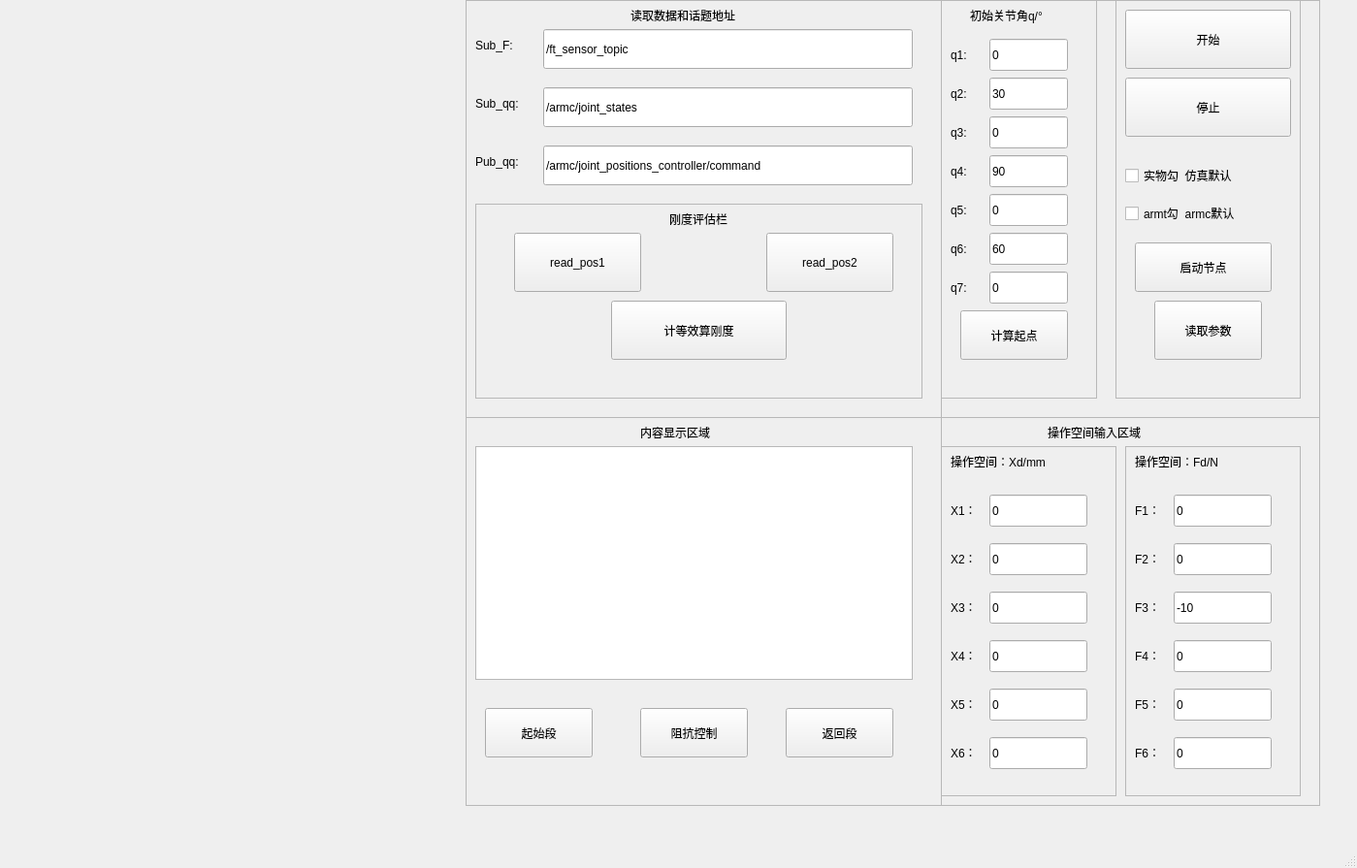
<?xml version="1.0" encoding="UTF-8"?>
<ui version="4.0">
 <class>ImpForm3</class>
 <widget class="QMainWindow" name="ImpForm3">
  <property name="geometry">
   <rect>
    <x>0</x>
    <y>0</y>
    <width>1399</width>
    <height>895</height>
   </rect>
  </property>
  <property name="windowTitle">
   <string>MainWindow</string>
  </property>
  <widget class="QWidget" name="centralwidget">
   <widget class="QWidget" name="horizontalLayoutWidget">
    <property name="geometry">
     <rect>
      <x>10</x>
      <y>0</y>
      <width>471</width>
      <height>431</height>
     </rect>
    </property>
    <layout class="QHBoxLayout" name="horizontalLayout_1"/>
   </widget>
   <widget class="QWidget" name="horizontalLayoutWidget_2">
    <property name="geometry">
     <rect>
      <x>10</x>
      <y>430</y>
      <width>471</width>
      <height>401</height>
     </rect>
    </property>
    <layout class="QHBoxLayout" name="horizontalLayout_2"/>
   </widget>
   <widget class="QWidget" name="horizontalLayoutWidget_6">
    <property name="geometry">
     <rect>
      <x>480</x>
      <y>0</y>
      <width>491</width>
      <height>431</height>
     </rect>
    </property>
    <layout class="QHBoxLayout" name="horizontalLayout">
     <item>
      <widget class="QFrame" name="frame_6">
       <property name="frameShape">
        <enum>QFrame::StyledPanel</enum>
       </property>
       <property name="frameShadow">
        <enum>QFrame::Raised</enum>
       </property>
       <widget class="QLabel" name="label_8">
        <property name="geometry">
         <rect>
          <x>10</x>
          <y>90</y>
          <width>71</width>
          <height>33</height>
         </rect>
        </property>
        <property name="text">
         <string>Sub_qq:</string>
        </property>
       </widget>
       <widget class="QLineEdit" name="lineEdit_sub_qq">
        <property name="geometry">
         <rect>
          <x>80</x>
          <y>90</y>
          <width>381</width>
          <height>41</height>
         </rect>
        </property>
        <property name="text">
         <string>/armc/joint_states</string>
        </property>
       </widget>
       <widget class="QLabel" name="label_9">
        <property name="geometry">
         <rect>
          <x>10</x>
          <y>30</y>
          <width>61</width>
          <height>33</height>
         </rect>
        </property>
        <property name="text">
         <string>Sub_F:</string>
        </property>
       </widget>
       <widget class="QLineEdit" name="lineEdit_sub_f">
        <property name="geometry">
         <rect>
          <x>80</x>
          <y>30</y>
          <width>381</width>
          <height>41</height>
         </rect>
        </property>
        <property name="text">
         <string>/ft_sensor_topic</string>
        </property>
       </widget>
       <widget class="QLabel" name="label_3">
        <property name="geometry">
         <rect>
          <x>170</x>
          <y>0</y>
          <width>161</width>
          <height>31</height>
         </rect>
        </property>
        <property name="text">
         <string>读取数据和话题地址</string>
        </property>
       </widget>
       <widget class="QFrame" name="frame_3">
        <property name="geometry">
         <rect>
          <x>10</x>
          <y>210</y>
          <width>461</width>
          <height>201</height>
         </rect>
        </property>
        <property name="frameShape">
         <enum>QFrame::StyledPanel</enum>
        </property>
        <property name="frameShadow">
         <enum>QFrame::Raised</enum>
        </property>
        <widget class="QLabel" name="label_2">
         <property name="geometry">
          <rect>
           <x>200</x>
           <y>0</y>
           <width>91</width>
           <height>31</height>
          </rect>
         </property>
         <property name="text">
          <string>刚度评估栏</string>
         </property>
        </widget>
        <widget class="QPushButton" name="button_read_pos1">
         <property name="geometry">
          <rect>
           <x>40</x>
           <y>30</y>
           <width>131</width>
           <height>61</height>
          </rect>
         </property>
         <property name="text">
          <string>read_pos1</string>
         </property>
         <property name="autoDefault">
          <bool>true</bool>
         </property>
        </widget>
        <widget class="QPushButton" name="button_read_pos2">
         <property name="geometry">
          <rect>
           <x>300</x>
           <y>30</y>
           <width>131</width>
           <height>61</height>
          </rect>
         </property>
         <property name="text">
          <string>read_pos2</string>
         </property>
         <property name="autoDefault">
          <bool>true</bool>
         </property>
        </widget>
        <widget class="QPushButton" name="button_stiff">
         <property name="geometry">
          <rect>
           <x>140</x>
           <y>100</y>
           <width>181</width>
           <height>61</height>
          </rect>
         </property>
         <property name="text">
          <string>计等效算刚度</string>
         </property>
         <property name="autoDefault">
          <bool>true</bool>
         </property>
        </widget>
       </widget>
       <widget class="QLabel" name="label_30">
        <property name="geometry">
         <rect>
          <x>10</x>
          <y>150</y>
          <width>71</width>
          <height>33</height>
         </rect>
        </property>
        <property name="text">
         <string>Pub_qq:</string>
        </property>
       </widget>
       <widget class="QLineEdit" name="lineEdit_pub_qq">
        <property name="geometry">
         <rect>
          <x>80</x>
          <y>150</y>
          <width>381</width>
          <height>41</height>
         </rect>
        </property>
        <property name="text">
         <string>/armc/joint_positions_controller/command</string>
        </property>
       </widget>
      </widget>
     </item>
    </layout>
   </widget>
   <widget class="QWidget" name="horizontalLayoutWidget_5">
    <property name="geometry">
     <rect>
      <x>480</x>
      <y>430</y>
      <width>491</width>
      <height>401</height>
     </rect>
    </property>
    <layout class="QHBoxLayout" name="horizontalLayout_5">
     <item>
      <widget class="QFrame" name="frame">
       <property name="frameShape">
        <enum>QFrame::StyledPanel</enum>
       </property>
       <property name="frameShadow">
        <enum>QFrame::Raised</enum>
       </property>
       <widget class="QTextEdit" name="textEdit">
        <property name="geometry">
         <rect>
          <x>10</x>
          <y>30</y>
          <width>451</width>
          <height>241</height>
         </rect>
        </property>
       </widget>
       <widget class="QLabel" name="label_4">
        <property name="geometry">
         <rect>
          <x>180</x>
          <y>0</y>
          <width>111</width>
          <height>31</height>
         </rect>
        </property>
        <property name="text">
         <string>内容显示区域</string>
        </property>
       </widget>
       <widget class="QPushButton" name="button_imp">
        <property name="geometry">
         <rect>
          <x>180</x>
          <y>300</y>
          <width>111</width>
          <height>51</height>
         </rect>
        </property>
        <property name="text">
         <string>阻抗控制</string>
        </property>
        <property name="autoDefault">
         <bool>true</bool>
        </property>
       </widget>
       <widget class="QPushButton" name="button_init">
        <property name="geometry">
         <rect>
          <x>20</x>
          <y>300</y>
          <width>111</width>
          <height>51</height>
         </rect>
        </property>
        <property name="text">
         <string>起始段</string>
        </property>
        <property name="autoDefault">
         <bool>true</bool>
        </property>
       </widget>
       <widget class="QPushButton" name="button_end">
        <property name="geometry">
         <rect>
          <x>330</x>
          <y>300</y>
          <width>111</width>
          <height>51</height>
         </rect>
        </property>
        <property name="text">
         <string>返回段</string>
        </property>
        <property name="autoDefault">
         <bool>true</bool>
        </property>
       </widget>
      </widget>
     </item>
    </layout>
   </widget>
   <widget class="QWidget" name="verticalLayoutWidget">
    <property name="geometry">
     <rect>
      <x>970</x>
      <y>430</y>
      <width>391</width>
      <height>401</height>
     </rect>
    </property>
    <layout class="QVBoxLayout" name="verticalLayout">
     <item>
      <widget class="QFrame" name="frame_4">
       <property name="frameShape">
        <enum>QFrame::StyledPanel</enum>
       </property>
       <property name="frameShadow">
        <enum>QFrame::Raised</enum>
       </property>
       <widget class="QFrame" name="frame_2">
        <property name="geometry">
         <rect>
          <x>0</x>
          <y>30</y>
          <width>181</width>
          <height>361</height>
         </rect>
        </property>
        <property name="frameShape">
         <enum>QFrame::StyledPanel</enum>
        </property>
        <property name="frameShadow">
         <enum>QFrame::Raised</enum>
        </property>
        <widget class="QLineEdit" name="lineEdit_x1">
         <property name="geometry">
          <rect>
           <x>50</x>
           <y>50</y>
           <width>101</width>
           <height>33</height>
          </rect>
         </property>
         <property name="text">
          <string>0</string>
         </property>
        </widget>
        <widget class="QLabel" name="label_19">
         <property name="geometry">
          <rect>
           <x>10</x>
           <y>50</y>
           <width>31</width>
           <height>31</height>
          </rect>
         </property>
         <property name="text">
          <string>X1：</string>
         </property>
        </widget>
        <widget class="QLabel" name="label_20">
         <property name="geometry">
          <rect>
           <x>10</x>
           <y>0</y>
           <width>151</width>
           <height>31</height>
          </rect>
         </property>
         <property name="text">
          <string>操作空间：Xd/mm</string>
         </property>
        </widget>
        <widget class="QLabel" name="label_21">
         <property name="geometry">
          <rect>
           <x>10</x>
           <y>100</y>
           <width>31</width>
           <height>31</height>
          </rect>
         </property>
         <property name="text">
          <string>X2：</string>
         </property>
        </widget>
        <widget class="QLineEdit" name="lineEdit_x2">
         <property name="geometry">
          <rect>
           <x>50</x>
           <y>100</y>
           <width>101</width>
           <height>33</height>
          </rect>
         </property>
         <property name="text">
          <string>0</string>
         </property>
        </widget>
        <widget class="QLabel" name="label_22">
         <property name="geometry">
          <rect>
           <x>10</x>
           <y>150</y>
           <width>31</width>
           <height>31</height>
          </rect>
         </property>
         <property name="text">
          <string>X3：</string>
         </property>
        </widget>
        <widget class="QLineEdit" name="lineEdit_x3">
         <property name="geometry">
          <rect>
           <x>50</x>
           <y>150</y>
           <width>101</width>
           <height>33</height>
          </rect>
         </property>
         <property name="text">
          <string>0</string>
         </property>
        </widget>
        <widget class="QLabel" name="label_23">
         <property name="geometry">
          <rect>
           <x>10</x>
           <y>250</y>
           <width>31</width>
           <height>31</height>
          </rect>
         </property>
         <property name="text">
          <string>X5：</string>
         </property>
        </widget>
        <widget class="QLineEdit" name="lineEdit_x5">
         <property name="geometry">
          <rect>
           <x>50</x>
           <y>250</y>
           <width>101</width>
           <height>33</height>
          </rect>
         </property>
         <property name="text">
          <string>0</string>
         </property>
        </widget>
        <widget class="QLabel" name="label_24">
         <property name="geometry">
          <rect>
           <x>10</x>
           <y>300</y>
           <width>31</width>
           <height>31</height>
          </rect>
         </property>
         <property name="text">
          <string>X6：</string>
         </property>
        </widget>
        <widget class="QLineEdit" name="lineEdit_x6">
         <property name="geometry">
          <rect>
           <x>50</x>
           <y>300</y>
           <width>101</width>
           <height>33</height>
          </rect>
         </property>
         <property name="text">
          <string>0</string>
         </property>
        </widget>
        <widget class="QLineEdit" name="lineEdit_x4">
         <property name="geometry">
          <rect>
           <x>50</x>
           <y>200</y>
           <width>101</width>
           <height>33</height>
          </rect>
         </property>
         <property name="text">
          <string>0</string>
         </property>
        </widget>
        <widget class="QLabel" name="label_28">
         <property name="geometry">
          <rect>
           <x>10</x>
           <y>200</y>
           <width>31</width>
           <height>31</height>
          </rect>
         </property>
         <property name="text">
          <string>X4：</string>
         </property>
        </widget>
       </widget>
       <widget class="QLabel" name="label">
        <property name="geometry">
         <rect>
          <x>110</x>
          <y>0</y>
          <width>151</width>
          <height>31</height>
         </rect>
        </property>
        <property name="text">
         <string>操作空间输入区域</string>
        </property>
       </widget>
       <widget class="QFrame" name="frame_11">
        <property name="geometry">
         <rect>
          <x>190</x>
          <y>30</y>
          <width>181</width>
          <height>361</height>
         </rect>
        </property>
        <property name="frameShape">
         <enum>QFrame::StyledPanel</enum>
        </property>
        <property name="frameShadow">
         <enum>QFrame::Raised</enum>
        </property>
        <widget class="QLineEdit" name="lineEdit_f1">
         <property name="geometry">
          <rect>
           <x>50</x>
           <y>50</y>
           <width>101</width>
           <height>33</height>
          </rect>
         </property>
         <property name="text">
          <string>0</string>
         </property>
        </widget>
        <widget class="QLabel" name="label_44">
         <property name="geometry">
          <rect>
           <x>10</x>
           <y>50</y>
           <width>31</width>
           <height>31</height>
          </rect>
         </property>
         <property name="text">
          <string>F1：</string>
         </property>
        </widget>
        <widget class="QLabel" name="label_45">
         <property name="geometry">
          <rect>
           <x>10</x>
           <y>0</y>
           <width>151</width>
           <height>31</height>
          </rect>
         </property>
         <property name="text">
          <string>操作空间：Fd/N</string>
         </property>
        </widget>
        <widget class="QLabel" name="label_46">
         <property name="geometry">
          <rect>
           <x>10</x>
           <y>100</y>
           <width>31</width>
           <height>31</height>
          </rect>
         </property>
         <property name="text">
          <string>F2：</string>
         </property>
        </widget>
        <widget class="QLineEdit" name="lineEdit_f2">
         <property name="geometry">
          <rect>
           <x>50</x>
           <y>100</y>
           <width>101</width>
           <height>33</height>
          </rect>
         </property>
         <property name="text">
          <string>0</string>
         </property>
        </widget>
        <widget class="QLabel" name="label_47">
         <property name="geometry">
          <rect>
           <x>10</x>
           <y>150</y>
           <width>31</width>
           <height>31</height>
          </rect>
         </property>
         <property name="text">
          <string>F3：</string>
         </property>
        </widget>
        <widget class="QLineEdit" name="lineEdit_f3">
         <property name="geometry">
          <rect>
           <x>50</x>
           <y>150</y>
           <width>101</width>
           <height>33</height>
          </rect>
         </property>
         <property name="text">
          <string>-10</string>
         </property>
        </widget>
        <widget class="QLabel" name="label_48">
         <property name="geometry">
          <rect>
           <x>10</x>
           <y>250</y>
           <width>31</width>
           <height>31</height>
          </rect>
         </property>
         <property name="text">
          <string>F5：</string>
         </property>
        </widget>
        <widget class="QLineEdit" name="lineEdit_f5">
         <property name="geometry">
          <rect>
           <x>50</x>
           <y>250</y>
           <width>101</width>
           <height>33</height>
          </rect>
         </property>
         <property name="text">
          <string>0</string>
         </property>
        </widget>
        <widget class="QLabel" name="label_49">
         <property name="geometry">
          <rect>
           <x>10</x>
           <y>300</y>
           <width>31</width>
           <height>31</height>
          </rect>
         </property>
         <property name="text">
          <string>F6：</string>
         </property>
        </widget>
        <widget class="QLineEdit" name="lineEdit_f6">
         <property name="geometry">
          <rect>
           <x>50</x>
           <y>300</y>
           <width>101</width>
           <height>33</height>
          </rect>
         </property>
         <property name="text">
          <string>0</string>
         </property>
        </widget>
        <widget class="QLineEdit" name="lineEdit_f4">
         <property name="geometry">
          <rect>
           <x>50</x>
           <y>200</y>
           <width>101</width>
           <height>33</height>
          </rect>
         </property>
         <property name="text">
          <string>0</string>
         </property>
        </widget>
        <widget class="QLabel" name="label_50">
         <property name="geometry">
          <rect>
           <x>10</x>
           <y>200</y>
           <width>31</width>
           <height>31</height>
          </rect>
         </property>
         <property name="text">
          <string>F4：</string>
         </property>
        </widget>
       </widget>
      </widget>
     </item>
    </layout>
   </widget>
   <widget class="QWidget" name="verticalLayoutWidget_2">
    <property name="geometry">
     <rect>
      <x>970</x>
      <y>0</y>
      <width>391</width>
      <height>431</height>
     </rect>
    </property>
    <layout class="QVBoxLayout" name="verticalLayout_2">
     <item>
      <widget class="QFrame" name="frame_8">
       <property name="frameShape">
        <enum>QFrame::StyledPanel</enum>
       </property>
       <property name="frameShadow">
        <enum>QFrame::Raised</enum>
       </property>
       <widget class="QFrame" name="frame_5">
        <property name="geometry">
         <rect>
          <x>180</x>
          <y>-10</y>
          <width>191</width>
          <height>421</height>
         </rect>
        </property>
        <property name="frameShape">
         <enum>QFrame::StyledPanel</enum>
        </property>
        <property name="frameShadow">
         <enum>QFrame::Raised</enum>
        </property>
        <widget class="QPushButton" name="button_begin">
         <property name="geometry">
          <rect>
           <x>10</x>
           <y>20</y>
           <width>171</width>
           <height>61</height>
          </rect>
         </property>
         <property name="text">
          <string>开始</string>
         </property>
         <property name="iconSize">
          <size>
           <width>16</width>
           <height>16</height>
          </size>
         </property>
         <property name="autoRepeat">
          <bool>false</bool>
         </property>
         <property name="autoExclusive">
          <bool>false</bool>
         </property>
         <property name="autoRepeatDelay">
          <number>400</number>
         </property>
         <property name="autoRepeatInterval">
          <number>200</number>
         </property>
         <property name="autoDefault">
          <bool>true</bool>
         </property>
         <property name="flat">
          <bool>false</bool>
         </property>
        </widget>
        <widget class="QPushButton" name="button_stop">
         <property name="geometry">
          <rect>
           <x>10</x>
           <y>90</y>
           <width>171</width>
           <height>61</height>
          </rect>
         </property>
         <property name="text">
          <string>停止</string>
         </property>
         <property name="autoDefault">
          <bool>true</bool>
         </property>
        </widget>
        <widget class="QWidget" name="layoutWidget_2">
         <property name="geometry">
          <rect>
           <x>10</x>
           <y>170</y>
           <width>161</width>
           <height>81</height>
          </rect>
         </property>
         <layout class="QVBoxLayout" name="verticalLayout_4">
          <item>
           <widget class="QCheckBox" name="checkBox_real">
            <property name="text">
             <string>实物勾  仿真默认</string>
            </property>
           </widget>
          </item>
          <item>
           <widget class="QCheckBox" name="checkBox_arm">
            <property name="text">
             <string>armt勾  armc默认</string>
            </property>
           </widget>
          </item>
         </layout>
        </widget>
        <widget class="QPushButton" name="button_read">
         <property name="geometry">
          <rect>
           <x>40</x>
           <y>320</y>
           <width>111</width>
           <height>61</height>
          </rect>
         </property>
         <property name="text">
          <string>读取参数</string>
         </property>
         <property name="autoDefault">
          <bool>true</bool>
         </property>
        </widget>
        <widget class="QPushButton" name="button_receive">
         <property name="geometry">
          <rect>
           <x>20</x>
           <y>260</y>
           <width>141</width>
           <height>51</height>
          </rect>
         </property>
         <property name="text">
          <string>启动节点</string>
         </property>
         <property name="autoDefault">
          <bool>true</bool>
         </property>
        </widget>
       </widget>
       <widget class="QFrame" name="frame_7">
        <property name="geometry">
         <rect>
          <x>0</x>
          <y>0</y>
          <width>161</width>
          <height>411</height>
         </rect>
        </property>
        <property name="frameShape">
         <enum>QFrame::StyledPanel</enum>
        </property>
        <property name="frameShadow">
         <enum>QFrame::Raised</enum>
        </property>
        <widget class="QLabel" name="label_11">
         <property name="geometry">
          <rect>
           <x>10</x>
           <y>160</y>
           <width>31</width>
           <height>33</height>
          </rect>
         </property>
         <property name="text">
          <string>q4:</string>
         </property>
        </widget>
        <widget class="QLineEdit" name="lineEdit_q5">
         <property name="geometry">
          <rect>
           <x>50</x>
           <y>200</y>
           <width>81</width>
           <height>33</height>
          </rect>
         </property>
         <property name="text">
          <string>0</string>
         </property>
        </widget>
        <widget class="QLabel" name="label_12">
         <property name="geometry">
          <rect>
           <x>10</x>
           <y>240</y>
           <width>31</width>
           <height>33</height>
          </rect>
         </property>
         <property name="text">
          <string>q6:</string>
         </property>
        </widget>
        <widget class="QLineEdit" name="lineEdit_q6">
         <property name="geometry">
          <rect>
           <x>50</x>
           <y>240</y>
           <width>81</width>
           <height>33</height>
          </rect>
         </property>
         <property name="text">
          <string>60</string>
         </property>
        </widget>
        <widget class="QLabel" name="label_13">
         <property name="geometry">
          <rect>
           <x>10</x>
           <y>280</y>
           <width>31</width>
           <height>33</height>
          </rect>
         </property>
         <property name="text">
          <string>q7:</string>
         </property>
        </widget>
        <widget class="QLineEdit" name="lineEdit_q7">
         <property name="geometry">
          <rect>
           <x>50</x>
           <y>280</y>
           <width>81</width>
           <height>33</height>
          </rect>
         </property>
         <property name="text">
          <string>0</string>
         </property>
        </widget>
        <widget class="QLineEdit" name="lineEdit_q4">
         <property name="geometry">
          <rect>
           <x>50</x>
           <y>160</y>
           <width>81</width>
           <height>33</height>
          </rect>
         </property>
         <property name="text">
          <string>90</string>
         </property>
        </widget>
        <widget class="QLabel" name="label_14">
         <property name="geometry">
          <rect>
           <x>10</x>
           <y>200</y>
           <width>31</width>
           <height>33</height>
          </rect>
         </property>
         <property name="text">
          <string>q5:</string>
         </property>
        </widget>
        <widget class="QLabel" name="label_15">
         <property name="geometry">
          <rect>
           <x>30</x>
           <y>0</y>
           <width>111</width>
           <height>31</height>
          </rect>
         </property>
         <property name="text">
          <string>初始关节角q/°</string>
         </property>
        </widget>
        <widget class="QLabel" name="label_16">
         <property name="geometry">
          <rect>
           <x>10</x>
           <y>120</y>
           <width>31</width>
           <height>33</height>
          </rect>
         </property>
         <property name="text">
          <string>q3:</string>
         </property>
        </widget>
        <widget class="QLineEdit" name="lineEdit_q3">
         <property name="geometry">
          <rect>
           <x>50</x>
           <y>120</y>
           <width>81</width>
           <height>33</height>
          </rect>
         </property>
         <property name="text">
          <string>0</string>
         </property>
        </widget>
        <widget class="QLabel" name="label_17">
         <property name="geometry">
          <rect>
           <x>10</x>
           <y>80</y>
           <width>31</width>
           <height>33</height>
          </rect>
         </property>
         <property name="text">
          <string>q2:</string>
         </property>
        </widget>
        <widget class="QLineEdit" name="lineEdit_q2">
         <property name="geometry">
          <rect>
           <x>50</x>
           <y>80</y>
           <width>81</width>
           <height>33</height>
          </rect>
         </property>
         <property name="text">
          <string>30</string>
         </property>
        </widget>
        <widget class="QLabel" name="label_18">
         <property name="geometry">
          <rect>
           <x>10</x>
           <y>40</y>
           <width>31</width>
           <height>33</height>
          </rect>
         </property>
         <property name="text">
          <string>q1:</string>
         </property>
        </widget>
        <widget class="QLineEdit" name="lineEdit_q1">
         <property name="geometry">
          <rect>
           <x>50</x>
           <y>40</y>
           <width>81</width>
           <height>33</height>
          </rect>
         </property>
         <property name="text">
          <string>0</string>
         </property>
        </widget>
        <widget class="QPushButton" name="button_get_init">
         <property name="geometry">
          <rect>
           <x>20</x>
           <y>320</y>
           <width>111</width>
           <height>51</height>
          </rect>
         </property>
         <property name="text">
          <string>计算起点</string>
         </property>
         <property name="autoDefault">
          <bool>true</bool>
         </property>
        </widget>
        <zorder>label_11</zorder>
        <zorder>label_12</zorder>
        <zorder>label_13</zorder>
        <zorder>label_14</zorder>
        <zorder>label_15</zorder>
        <zorder>label_16</zorder>
        <zorder>label_17</zorder>
        <zorder>label_18</zorder>
        <zorder>lineEdit_q4</zorder>
        <zorder>lineEdit_q5</zorder>
        <zorder>lineEdit_q6</zorder>
        <zorder>lineEdit_q7</zorder>
        <zorder>lineEdit_q3</zorder>
        <zorder>lineEdit_q2</zorder>
        <zorder>lineEdit_q1</zorder>
        <zorder>button_get_init</zorder>
       </widget>
      </widget>
     </item>
    </layout>
   </widget>
  </widget>
  <widget class="QMenuBar" name="menubar">
   <property name="geometry">
    <rect>
     <x>0</x>
     <y>0</y>
     <width>1399</width>
     <height>31</height>
    </rect>
   </property>
  </widget>
  <widget class="QStatusBar" name="statusbar"/>
 </widget>
 <resources/>
 <connections/>
</ui>
